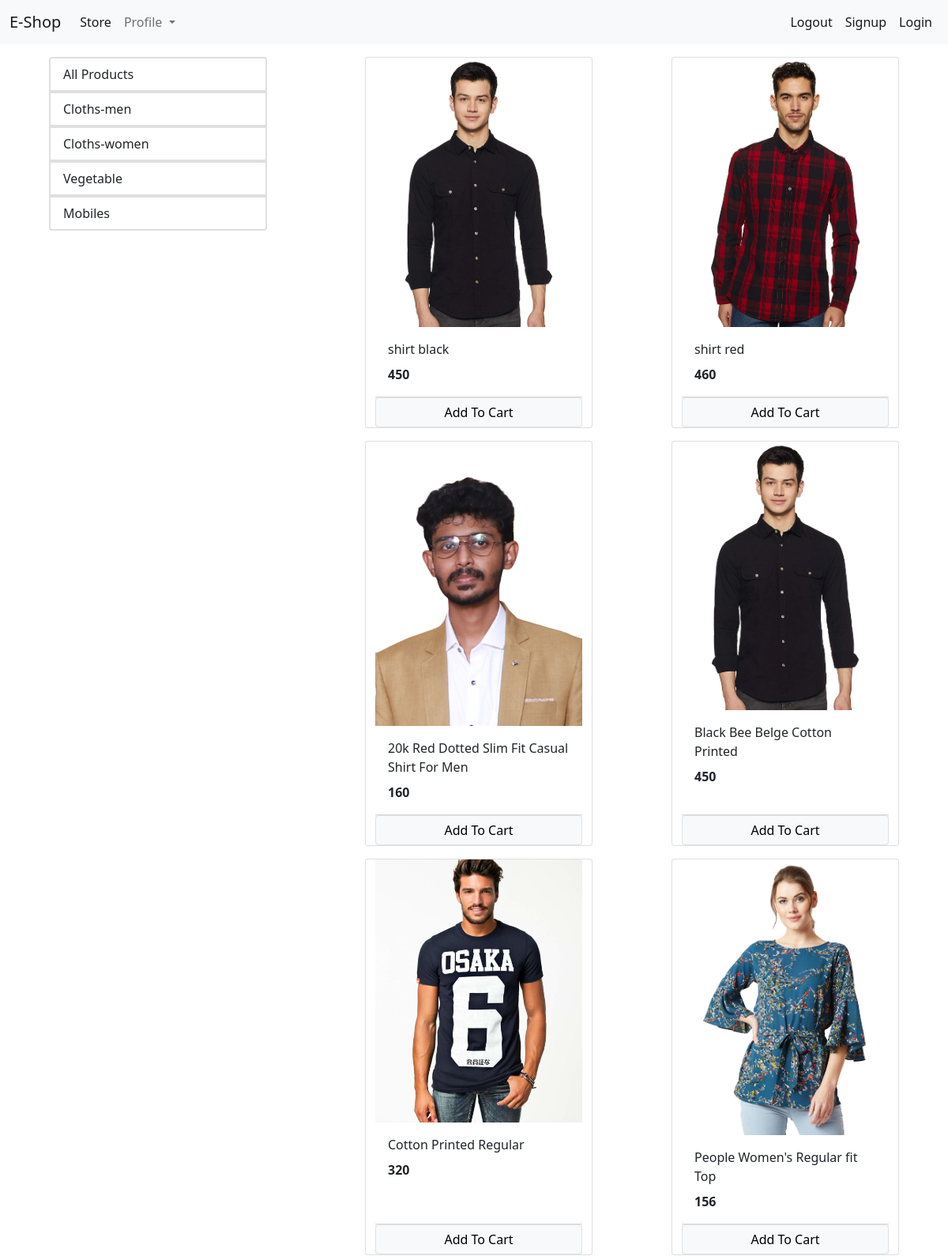
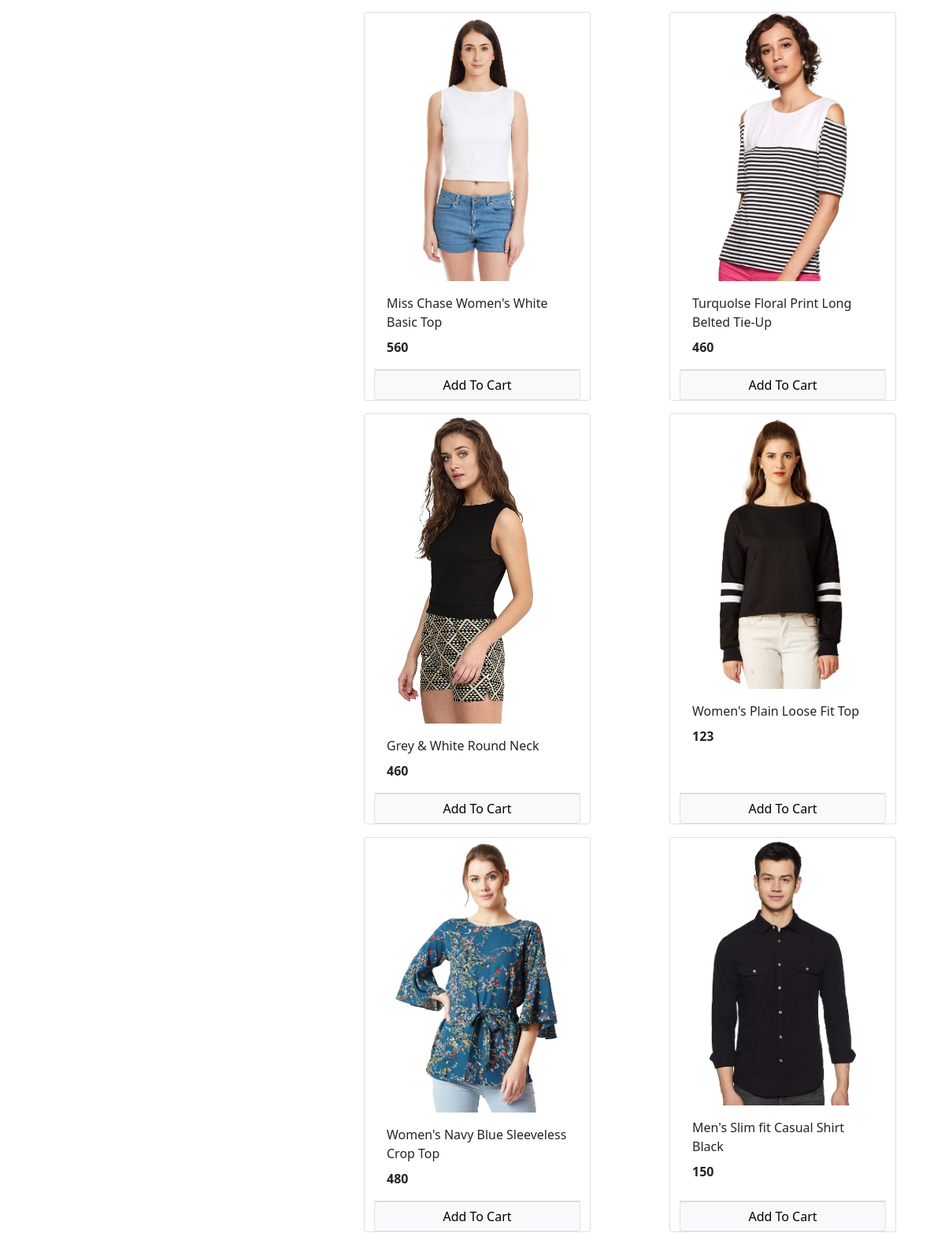
The page / (upper part) on the database its author committed (2 pictures, top to bottom).
### store/models/category.py (models this page shows, shortened)
class Category(models.Model):
    name = models.CharField(max_length=20)
    @staticmethod
    def get_all_categories():
        return Category.objects.all()

### store/models/product.py (models this page shows, shortened)
class Product(models.Model):
    name = models.CharField(max_length=50)
    price = models.IntegerField(default=0)
    category = models.ForeignKey(Category, on_delete=models.CASCADE, default=1)
    description = models.CharField(max_length=200, default='', null=True, blank=True)
    image = models.ImageField(upload_to='uploads/products/')
    @staticmethod
    def get_all_products():
        return Product.objects.all()

### store/views/home.py (the view, shortened to what this page needs)
# urls.py: path('', Index.as_view(), name='homepage'),
class Index(View):
    def get(self, request):
        cart = request.session.get('cart')
        if not cart:
            request.session['cart'] = {}
        products = None
        categories = Category.get_all_categories()
        categoryID = request.GET.get('category')
        if categoryID:
            products = Product.get_all_products_by_categoryid(categoryID)
        else:
            products = Product.get_all_products();
        data = {}
        data['products'] = products
        data['categories'] = categories
        print("you are :", request.session.get('email'))  # to see the email session of the customer
        return render(request, 'index.html', data)

### store/templatetags/cart.py (called while the page is built)
@register.filter(name='is_in_cart')
def is_in_cart(product, cart):
    keys = cart.keys()
    for id in keys:
        if int(id) == product.id:
            return True
    return False

### store/templates/index.html (shortened to what this page needs)
{% extends 'base.html' %}
{% block content %}
{% load cart %}
<div class="container-fluid mt-3">
<div class="row">
  <div class="col-lg-3 mx-auto">
    <div class="list-group">
      <a href="/" class="list-group-item list-group-item-action border-2">All Products</a>
      {% for category in categories %}
      <a href="/?category={{category.id}}" class="list-group-item list-group-item-action  border-2">{{category.name}}</a>
      {% endfor %}
    </div>
  </div>
  <div id='products' class="col-lg-8 mx auto">
    <div class="row mx-auto">
      {% for product in products %}
      <div class="card mx-auto mb-3" style="width: 18rem;">
        <img src="{{product.image.url}}" class="card-img-top" alt="...">
        <div class="card-body">
          <p class="card-title">{{product.name}}</p>
          <p class="card-text"><b>{{product.price}}</b></p>
        </div>
      <div class="card-footer p-0 no-gutters">
        {% if product|is_in_cart:request.session.cart %}
          <div class="row no-gutters">
            <form action="/" class="col-2" method="POST">
              {% csrf_token%}
              <input hidden type="text" name="product" value="{{product.id}}">
              <input hidden type="text" name="remove" value="True">
              <input type="submit" value=" - " class="btn btn block btn-light border-right">
            </form>
            <div class="text-center col">{{product|cart_quantity:request.session.cart}} in cart</div>
              <form action="/" class="col-2" method="POST">
                {% csrf_token%}
                <input hidden type="text" name="product" value="{{product.id}}">
                <input type="submit" value=" + " class="btn btn block btn-light border-left">
              </form>
          </div>
        {% else %}
            <form action="/" method="POST" class="btn-block">
              <input  type ="submit" class="float-right btn btn-light border form-control" value ="Add To Cart">
            </form>
        {% endif %}
      </div>
      </div>
      {% endfor %}
    </div>
  </div>
</div>
</div>
{% endblock %}

### rows shown on the page
Category: name "Cloths-men"
Category: name "Cloths-women"
Category: name "Vegetable"
Category: name "Mobiles"
Product: image (picture), name "shirt black", price "450"
Product: image (picture), name "shirt red", price "460"
Product: image (picture), name "20k Red Dotted Slim Fit Casual Shirt For Men", price "160"
Product: image (picture), name "Black Bee Belge Cotton Printed", price "450"
Product: image (picture), name "Cotton Printed Regular", price "320"
Product: image (picture), name "People Women's Regular fit Top", price "156"
Product: image (picture), name "Miss Chase Women's White Basic Top", price "560"
Product: image (picture), name "Turquolse Floral Print Long Belted Tie-Up", price "460"
Product: image (picture), name "Grey & White Round Neck", price "460"
Product: image (picture), name "Women's Plain Loose Fit Top", price "123"
Product: image (picture), name "Women's Navy Blue Sleeveless Crop Top", price "480"
Product: image (picture), name "Men's Slim fit Casual Shirt Black", price "150"
